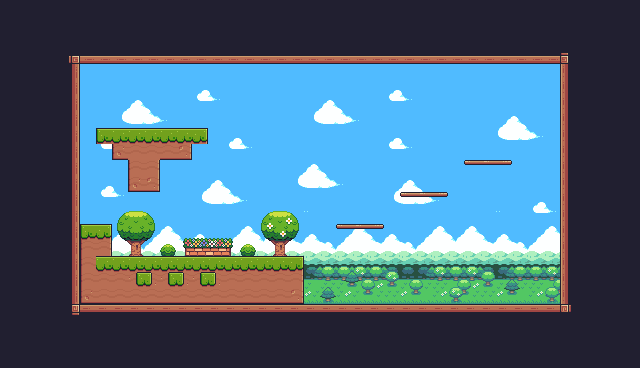

Rendered tile map (Tiled .tmx) drawn with the repository's tilesets; below, a short description and the map source with its tile grids summarised:
An orthogonal 40x23 tile map with 16x16 px tiles, 7 tile layers (Tile Layer 1, Tile Layer 2, Tile Layer 3, Tile Layer 4, ...), 7 tilesets and 24 objects (5x Coins, 4x Saw, 3x Platform, Player, Checkpoint).

<map version="1.10" tiledversion="1.10.2" orientation="orthogonal" renderorder="right-down" width="40" height="23" tilewidth="16" tileheight="16" infinite="0" nextlayerid="12" nextobjectid="33">
 <tileset firstgid="1" source="General Terrain.tsx" />
 <tileset firstgid="243" source="Sky.tsx" />
 <tileset firstgid="477" source="Sky Complete.tsx" />
 <tileset firstgid="711" source="More Grassland.tsx" />
 <tileset firstgid="851" source="Extra Plants.tsx" />
 <tileset firstgid="901" source="Foreground.tsx" />
 <tileset firstgid="1135" source="Earth terrain.tsx" />
 <layer id="1" name="Tile Layer 1" width="40" height="23">
  <data>[920 cells, 920 non-empty, 243 distinct tile ids]</data>
 </layer>
 <layer id="2" name="Tile Layer 2" width="40" height="23">
  <data>[920 cells, 478 non-empty, 116 distinct tile ids]</data>
 </layer>
 <layer id="3" name="Tile Layer 3" width="40" height="23">
  <data>[920 cells, 451 non-empty, 126 distinct tile ids]</data>
 </layer>
 <layer id="4" name="Tile Layer 4" width="40" height="23">
  <data>[920 cells, 245 non-empty, 4 distinct tile ids]</data>
 </layer>
 <layer id="6" name="Tile Layer 5" width="40" height="23">
  <data>[920 cells, 224 non-empty, 4 distinct tile ids]</data>
 </layer>
 <layer id="7" name="Tile Layer 6" width="40" height="23">
  <data>[920 cells, 209 non-empty, 4 distinct tile ids]</data>
 </layer>
 <layer id="8" name="Tile Layer 7" width="40" height="23">
  <data>[920 cells, 265 non-empty, 50 distinct tile ids]</data>
 </layer>
 <objectgroup id="9" name="Spawnpoints">
  <object id="2" name="Player" type="Player" x="176" y="96" width="31.9228" height="31.4568" />
  <object id="3" x="596.617" y="164.018" />
  <object id="13" name="Saw H" type="Saw" x="368" y="288" width="32" height="32">
   <properties>
    <property name="isVertical" type="bool" value="false" />
    <property name="offNeg" type="float" value="0" />
    <property name="offPos" type="float" value="2" />
   </properties>
  </object>
  <object id="15" name="Saw H" type="Saw" x="432" y="288" width="32" height="32">
   <properties>
    <property name="isVertical" type="bool" value="false" />
    <property name="offNeg" type="float" value="0" />
    <property name="offPos" type="float" value="2" />
   </properties>
  </object>
  <object id="17" name="Saw H" type="Saw" x="496" y="288" width="32" height="32">
   <properties>
    <property name="isVertical" type="bool" value="false" />
    <property name="offNeg" type="float" value="0" />
    <property name="offPos" type="float" value="2" />
   </properties>
  </object>
  <object id="19" name="Saw H" type="Saw" x="304" y="288" width="32" height="32">
   <properties>
    <property name="isVertical" type="bool" value="false" />
    <property name="offNeg" type="float" value="0" />
    <property name="offPos" type="float" value="2" />
   </properties>
  </object>
  <object id="20" name="coin" type="Coins" x="352" y="208" width="16" height="16" />
  <object id="21" name="coin" type="Coins" x="416" y="176" width="16" height="16" />
  <object id="22" name="coin" type="Coins" x="480" y="144" width="16" height="16" />
  <object id="25" name="coin" type="Coins" x="128" y="112" width="16" height="16" />
  <object id="26" name="coin" type="Coins" x="224" y="240" width="16" height="16" />
  <object id="27" name="Checkpoint" type="Checkpoint" x="112" y="192" width="64" height="64" />
 </objectgroup>
 <objectgroup id="11" name="Collisions">
  <object id="4" x="80" y="48" width="496" height="16" />
  <object id="5" x="64" y="48" width="16" height="256" />
  <object id="6" x="64" y="304" width="496" height="16" />
  <object id="7" x="560" y="64" width="16" height="256" />
  <object id="9" x="128" y="160" width="32" height="32" />
  <object id="10" x="112" y="144" width="80" height="16" />
  <object id="11" x="96" y="128" width="112" height="16" />
  <object id="28" x="80" y="224" width="32" height="80" />
  <object id="29" x="112" y="256" width="192" height="48" />
  <object id="30" type="Platform" x="336" y="224" width="48" height="16" />
  <object id="31" type="Platform" x="400" y="192" width="48" height="16" />
  <object id="32" type="Platform" x="464" y="160" width="48" height="16" />
 </objectgroup>
</map>
